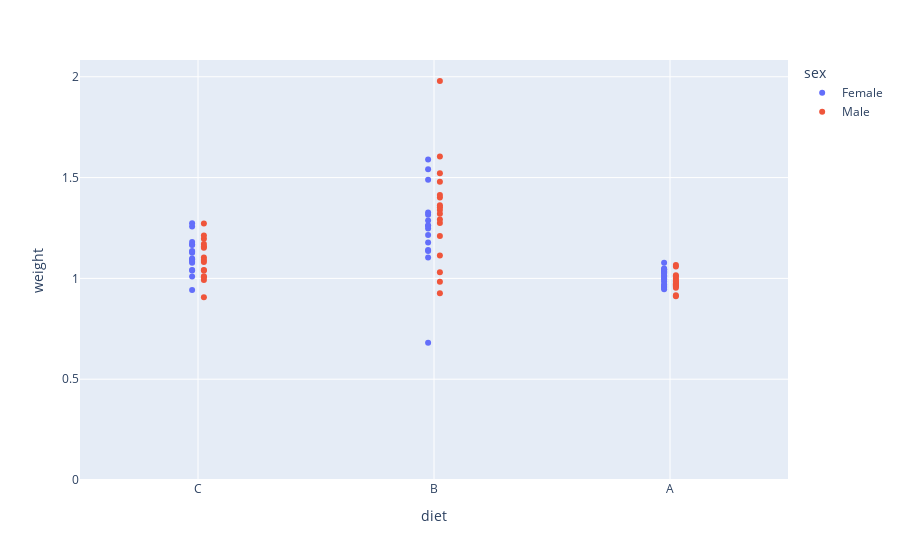

Notebook source saved alongside this figure:
### Code cell
fig =px.scatter(df_squirrel, x='diet', y='weight', color='sex')
fig.update_layout(scattermode='group', scattergap=0.9)
fig.show()

### Figure 1 — Plotly figure (JSON) as saved in the notebook; plotly's stock layout.template omitted (floating-point values rounded to 4 significant figures)
{"data": [{"hovertemplate": "sex=Female<br>diet=%{x}<br>weight=%{y}<extra></extra>", "legendgroup": "Female", "marker": {"color": "#636efa", "symbol": "circle"}, "mode": "markers", "name": "Female", "orientation": "v", "showlegend": true, "type": "scatter", "x": ["C", "B", "C", "A", "A", "C", "B", "C", "A", "B", "C", "A", "A", "C", "B", "A", "C", "A", "A", "B", "A", "C", "C", "C", "C", "C", "B", "B", "A", "A", "B", "A", "B", "C", "B", "A", "C", "A", "B", "C", "C", "A", "B", "A", "B", "A", "A", "A", "B", "A", "C", "B"], "xaxis": "x", "y": [1.042, 1.141, 1.132, 1.034, 1.045, 1.168, 1.248, 1.093, 1.032, 1.262, 1.009, 1.03, 0.985, 1.083, 1.178, 0.959, 1.257, 1.001, 1.043, 0.681, 1.041, 1.127, 1.274, 0.943, 1.18, 1.165, 1.59, 1.261, 0.946, 1.042, 1.489, 1.077, 1.541, 1.039, 1.287, 0.963, 1.094, 0.953, 1.315, 1.078, 1.136, 0.971, 1.103, 1.014, 1.215, 1.024, 1.01, 1.049, 1.136, 0.995, 1.099, 1.327], "yaxis": "y"}, {"hovertemplate": "sex=Male<br>diet=%{x}<br>weight=%{y}<extra></extra>", "legendgroup": "Male", "marker": {"color": "#EF553B", "symbol": "circle"}, "mode": "markers", "name": "Male", "orientation": "v", "showlegend": true, "type": "scatter", "x": ["C", "B", "A", "B", "C", "B", "C", "A", "C", "B", "C", "B", "C", "B", "A", "C", "A", "C", "B", "C", "A", "B", "A", "B", "B", "B", "C", "B", "C", "B", "C", "C", "A", "A", "B", "A", "B", "B", "A", "A", "A", "C", "A", "A", "C", "A", "B", "A"], "xaxis": "x", "y": [1.196, 1.401, 1.015, 1.113, 1.213, 1.413, 1.042, 0.971, 1.171, 1.21, 1.158, 1.275, 0.992, 1.479, 0.967, 1.152, 0.912, 1.039, 1.604, 1.103, 0.984, 0.983, 0.961, 1.339, 1.292, 1.32, 1.005, 0.926, 0.906, 1.353, 1.091, 1.01, 0.965, 0.974, 1.363, 0.977, 1.522, 1.03, 0.953, 1.066, 1.059, 1.272, 1.011, 0.916, 1.081, 0.999, 1.979, 0.99], "yaxis": "y"}], "layout": {"legend": {"title": {"text": "sex"}, "tracegroupgap": 0}, "margin": {"t": 60}, "scattergap": 0.9, "scattermode": "group", "xaxis": {"anchor": "y", "domain": [0, 1], "title": {"text": "diet"}}, "yaxis": {"anchor": "x", "domain": [0, 1], "title": {"text": "weight"}}}}
